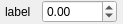
<?xml version="1.0" encoding="UTF-8"?>
<ui version="4.0">
 <class>labeledSpinBox</class>
 <widget class="QWidget" name="labeledSpinBox">
  <property name="geometry">
   <rect>
    <x>0</x>
    <y>0</y>
    <width>123</width>
    <height>24</height>
   </rect>
  </property>
  <property name="windowTitle">
   <string>Form</string>
  </property>
  <layout class="QHBoxLayout" name="horizontalLayout">
   <property name="leftMargin">
    <number>0</number>
   </property>
   <property name="topMargin">
    <number>0</number>
   </property>
   <property name="rightMargin">
    <number>0</number>
   </property>
   <property name="bottomMargin">
    <number>0</number>
   </property>
   <item>
    <widget class="QLabel" name="label">
     <property name="sizePolicy">
      <sizepolicy hsizetype="Maximum" vsizetype="Preferred">
       <horstretch>0</horstretch>
       <verstretch>0</verstretch>
      </sizepolicy>
     </property>
     <property name="text">
      <string>label</string>
     </property>
    </widget>
   </item>
   <item>
    <widget class="QDoubleSpinBox" name="doubleSpinBox">
     <property name="sizePolicy">
      <sizepolicy hsizetype="Maximum" vsizetype="Fixed">
       <horstretch>0</horstretch>
       <verstretch>0</verstretch>
      </sizepolicy>
     </property>
     <property name="minimum">
      <double>-1000.000000000000000</double>
     </property>
     <property name="maximum">
      <double>1000.000000000000000</double>
     </property>
     <property name="singleStep">
      <double>0.100000000000000</double>
     </property>
    </widget>
   </item>
  </layout>
 </widget>
 <resources/>
 <connections/>
</ui>
